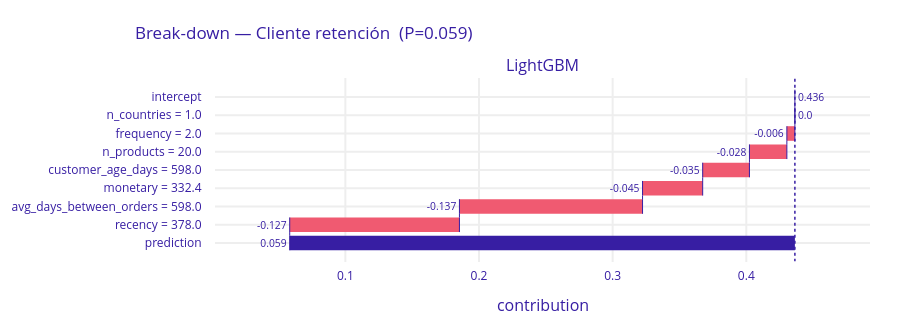

Here is the notebook cell this chart was saved with:
### Code cell
# Break-down - Cliente de baja probabilidad (candidato a retención)
bd_low = explainer.predict_parts(
    X_test_feats.iloc[[idx_low]],
    type='break_down'
)
bd_low.plot(title=f'Break-down — Cliente retención  (P={y_prob_opt_full[idx_low]:.3f})')

### Figure 1 — Plotly figure (JSON) as saved in the notebook; plotly's stock layout.template omitted (floating-point values rounded to 4 significant figures)
{"data": [{"base": 0.4364, "connector": {"line": {"color": "#371ea3", "dash": "solid", "width": 1}, "mode": "spanning"}, "decreasing": {"marker": {"color": "#f05a71"}}, "hoverinfo": "text+delta", "hoverlabel": {"bgcolor": "rgba(0,0,0,0.8)"}, "hovertext": ["Average response: 0.436<br>Prediction: 0.059", "n_countries = 1.0<br>decreases average response by", "frequency = 2.0<br>decreases average response by", "n_products = 20.0<br>decreases average response by", "customer_age_days = 598.0<br>decreases average response by", "monetary = 332.4<br>decreases average response by", "avg_days_between_orders = 598.0<br>decreases average response by", "recency = 378.0<br>decreases average response by", "Average response: 0.436<br>Prediction: 0.059"], "increasing": {"marker": {"color": "#8bdcbe"}}, "measure": ["relative", "relative", "relative", "relative", "relative", "relative", "relative", "relative", "total"], "orientation": "h", "showlegend": false, "text": ["0.436", "0.0", "-0.006", "-0.028", "-0.035", "-0.045", "-0.137", "-0.127", "0.059"], "textposition": "outside", "totals": {"marker": {"color": "#371ea3"}}, "type": "waterfall", "x": [0, 0, -0.006, -0.028, -0.035, -0.045, -0.137, -0.127, -0.378], "xaxis": "x", "y": ["intercept", "n_countries = 1.0", "frequency = 2.0", "n_products = 20.0", "customer_age_days = 598.0", "monetary = 332.4", "avg_days_between_orders = 598.0", "recency = 378.0", "prediction"], "yaxis": "y"}], "layout": {"annotations": [{"font": {"size": 16}, "showarrow": false, "text": "LightGBM", "x": 0.5, "xanchor": "center", "xref": "paper", "y": 1, "yanchor": "bottom", "yref": "paper"}, {"font": {"size": 16}, "showarrow": false, "text": "contribution", "x": 0.5, "xanchor": "center", "xref": "paper", "y": 0, "yanchor": "top", "yref": "paper", "yshift": -30}], "font": {"color": "#371ea3"}, "height": 333, "margin": {"b": 71, "r": 30, "t": 78}, "shapes": [{"line": {"color": "#371ea3", "dash": "dot", "width": 1.5}, "type": "line", "x0": 0.4364, "x1": 0.4364, "xref": "x", "y0": -1, "y1": 9, "yref": "y"}], "title": {"text": "Break-down — Cliente retención  (P=0.059)", "x": 0.15}, "xaxis": {"anchor": "y", "automargin": true, "domain": [0, 1], "fixedrange": true, "gridwidth": 2, "range": [0.00245, 0.4925], "tickcolor": "white", "ticklen": 3, "ticks": "outside", "type": "linear", "zeroline": false}, "yaxis": {"anchor": "x", "automargin": true, "autorange": "reversed", "domain": [0, 1], "fixedrange": true, "gridwidth": 2, "tickcolor": "white", "ticklen": 10, "ticks": "outside", "type": "category"}}}
